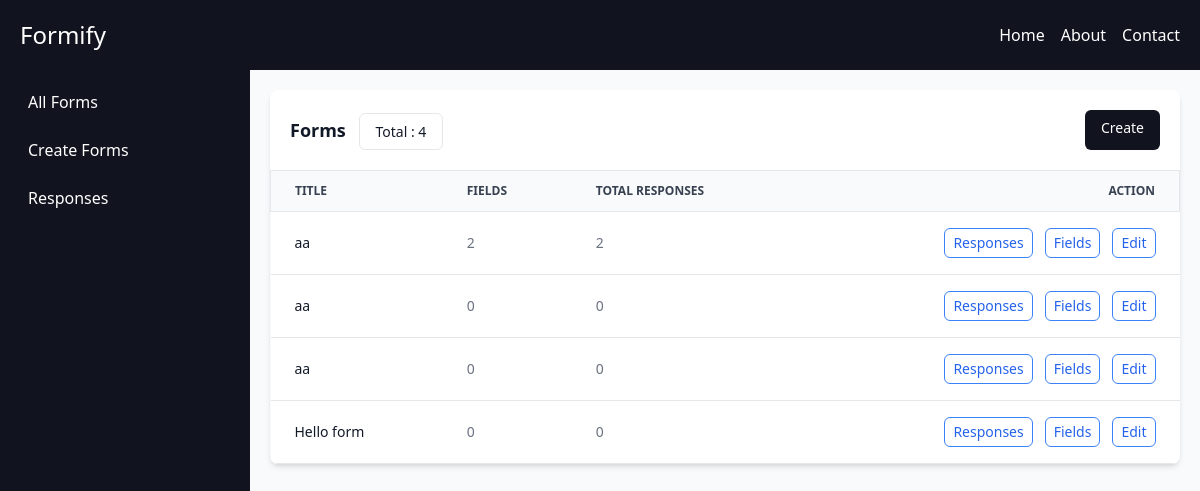
Page /aayush/formify/all-forms (signed in) on the committed database.
### tables this page shows
CREATE TABLE `forms` (
  `id` int(11) NOT NULL,
  `user_id` int(11) DEFAULT NULL,
  `title` varchar(255) DEFAULT NULL,
  `description` text DEFAULT NULL,
  `created_at` timestamp NOT NULL DEFAULT current_timestamp(),
  `updated_at` timestamp NOT NULL DEFAULT current_timestamp() ON UPDATE current_timestamp()
);

### pages/all-forms.php (the view, shortened to what this page needs)
<?php
$user_id = $_SESSION['user_id'];
$query = "SELECT  forms.*,  COUNT(responses.form_id) AS response_count FROM forms LEFT JOIN responses ON forms.id = responses.form_id WHERE forms.user_id = $user_id GROUP BY forms.id";
$res = mysqli_query($con, $query);
$count = mysqli_num_rows($res);
?>
<div class="relative overflow-x-auto shadow-md sm:rounded-lg">
    <table class="w-full text-sm text-left text-gray-500">
        <div class="flex items-center justify-between text-gray-900 bg-white p-5">
            <div class="text-lg font-semibold text-left ">
                <span>
                    Forms
                </span>
                <span class="text-muted text-sm font-normal ml-2 border rounded-md p-2 px-4">Total
                    : <?php echo $count ?>
                </span>
            </div>
            <a href="<?php echo BASE_URL . '/create-form' ?>"
                class="w-max items-center justify-center whitespace-nowrap rounded-md text-sm font-medium ring-offset-background transition-colors focus-visible:outline-none focus-visible:ring-2 focus-visible:ring-ring focus-visible:ring-offset-2 disabled:pointer-events-none disabled:opacity-50 bg-[#11131e] text-white hover:bg-[#11131e]/90 h-10 px-4 py-2 w-full"
                type="submit">Create</a>
        </div>
        <thead class="text-xs text-gray-700 uppercase bg-gray-50 border">
            <tr>
                <th scope="col" class="px-6 py-3">
                    Title
                </th>
                <th scope="col" class="px-6 py-3">
                    Fields
                </th>
                <th scope="col" class="px-6 py-3">
                    Total Responses
                </th>
                <th scope="col" class="px-6 py-3 text-right">
                    Action
                </th>
            </tr>
        </thead>
        <tbody>
            <?php
            while (
                $row = mysqli_fetch_assoc($res)
            ) {
            ?>
            <tr class="bg-white border-b">
                <td class="px-6 py-4 font-medium text-gray-900 whitespace-nowrap">
                    <?php echo $row['title'] ?>
                </td>
                <td class="px-6 py-4">
                    <?php echo $row['response_count'] ?>
                </td>
                <td class="px-6 py-4">
                    <?php echo $row['response_count'] ?>
                </td>
                <td class="px-6 py-4 text-right gap-3 flex items-center justify-end">
                    <a class="font-medium text-blue-600 hover:underline border border-blue-500 px-2 p-1 rounded-md hover:no-underline"
                        href="<?php echo BASE_URL ?>/responses/<?php echo $row['id'] ?>">
                        Responses</a>
                    <a class="font-medium text-blue-600 hover:underline border border-blue-500 px-2 p-1 rounded-md hover:no-underline"
                        href="<?php echo BASE_URL ?>/form-fields/<?php echo $row['id'] ?>">
                        Fields</a>
                    <a href="<?php echo BASE_URL ?>/edit-form/<?php echo $row['id'] ?>"
                        class="font-medium text-blue-600 hover:underline border border-blue-500 px-2 p-1 rounded-md hover:no-underline">Edit</a>
                </td>
            </tr>
            <?php
            }
            ?>
        </tbody>
    </table>
</div>

### rows in the picture
forms: title "aa", response_count "2"
forms: title "aa", response_count "0"
forms: title "aa", response_count "0"
forms: title "Hello form", response_count "0"

### other values in the picture
$count "4"
